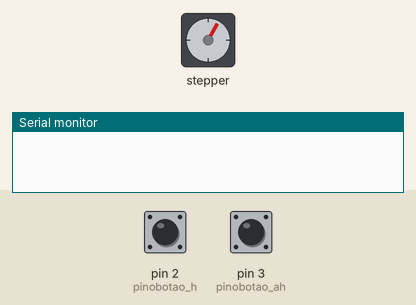
Bench run of a sketch on a simulated Arduino Uno, built with avr-gcc and run on an emulated ATmega328P. On the bench: stepper motor, the last lines printed to the serial monitor. Inputs (shaded band) come from the test bench; at power-on: pin 3 (pinobotao_ah) LOW, pin 2 (pinobotao_h) LOW. Stepper angles assume 4095 steps per turn.

Above: at 1.2 s.
1.3 s: pin 3 (pinobotao_ah) pulled HIGH for 3.2 s
At 2.7 s:
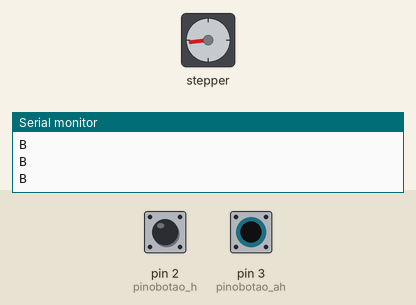
10.6 s: pin 3 (pinobotao_ah) pulled HIGH for 0.15 s
At 11.19 s:
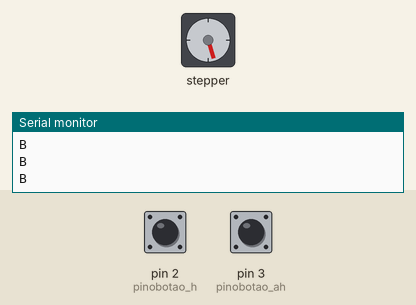
Timing chart, 0 to 19.7 s (numbered marks = the images above; inputs shaded):
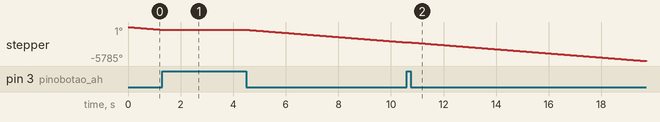

The sketch:

servo_uln2003.ino
```cpp
 //Programa : Controle de sentido de rotacao de motor de passo
 //Autor : Arduino e Cia

 #include <Stepper.h>
 int pinobotao_ah = 3;   //Porta botao sentido anti-horario
 int pinobotao_h = 2;   //Porta botano sentido horario
 int passos = 50;     //Passos a cada acionamento do botao
 int leitura = 0;     //Armazena o valor lido do botao horario
 int leitura2 = 0;     //Armazena o valor lido do botao anti-horario

 const int stepsPerRevolution = 4095;

 //Inicializa a biblioteca utilizando as portas de 8 a 11 para
 //ligacao ao motor
 Stepper myStepper(stepsPerRevolution, 8,10,9,11);

 void setup()
 {
  Serial.begin(9600);
  pinMode(pinobotao_h, INPUT);
  pinMode(pinobotao_ah, INPUT);
  myStepper.setSpeed(60); //Determina a velocidade do motor
 }

 void loop()
 {
  //Gira o motor no sentido horario
  leitura = digitalRead(pinobotao_h);
  {
  if (leitura != 0)
    Serial.println("A");
   myStepper.step(-passos);
  }
  //Gira o motor no sentido anti-horario
  leitura2 = digitalRead(pinobotao_ah);
  if (leitura2 != 0)
  {
   Serial.println("B");
   myStepper.step(passos);
  }
 }
```
